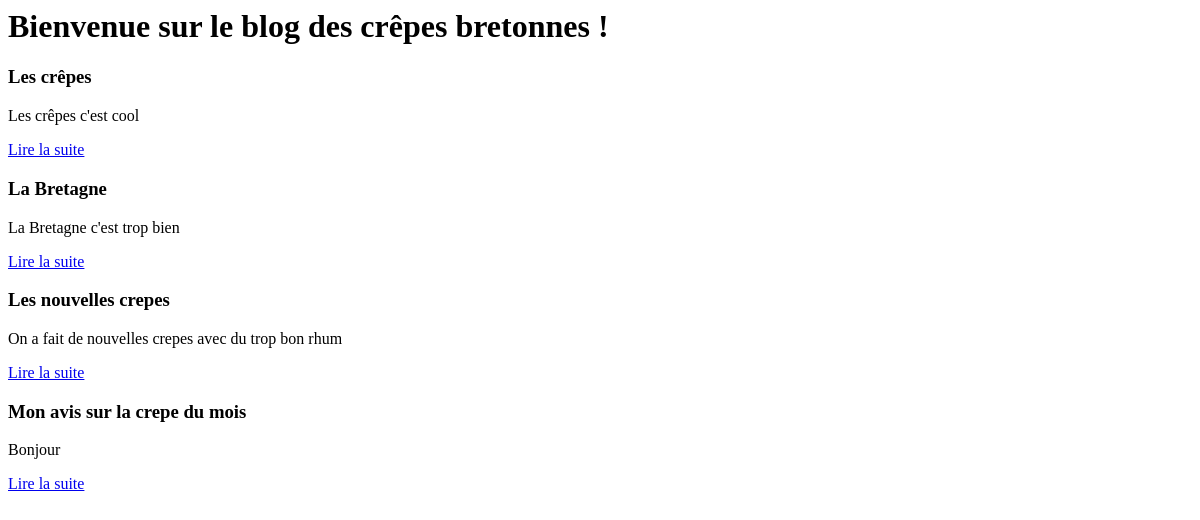
/blog/, run on an earlier commit of the app's database.
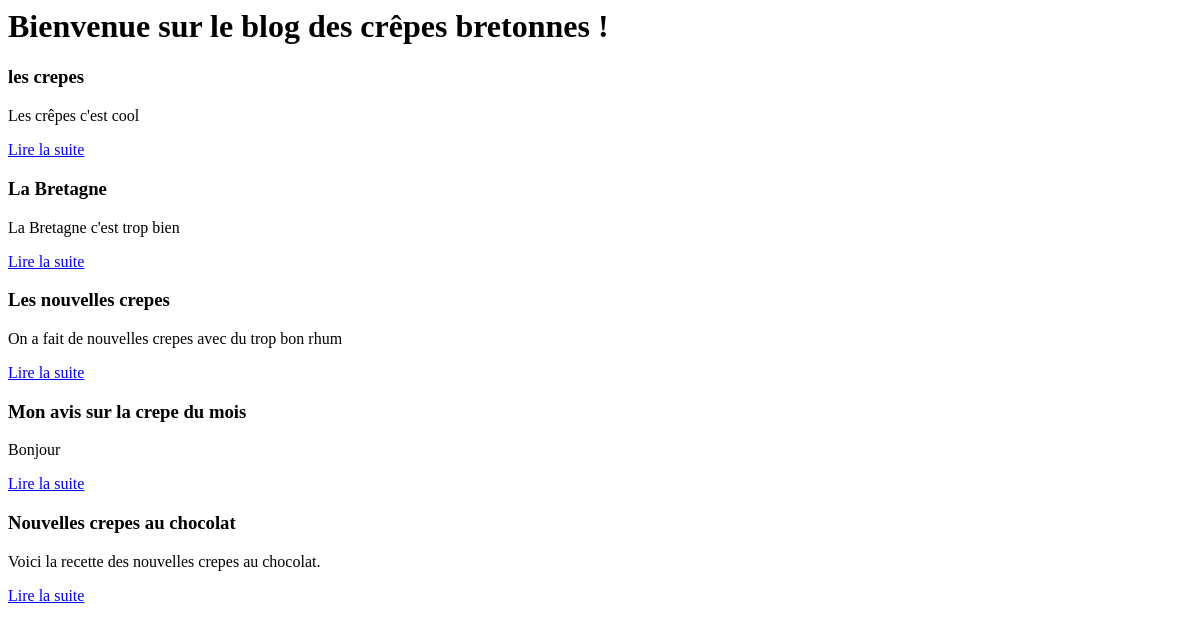
And on a later commit of the database.
### blog/models.py (models this page shows, shortened)
class Article(models.Model):
    titre = models.CharField(max_length=100)
    slug = models.SlugField(max_length=100)
    auteur = models.CharField(max_length=42)
    contenu = models.TextField(null=True)
    date = models.DateTimeField(default=timezone.now,
                                verbose_name="Date de parution")
    categorie = models.ForeignKey('Categorie', on_delete=models.CASCADE)
    class Meta:
        verbose_name = "article"
        ordering = ['date']

### blog/views.py (the view)
# urls.py: path('', views.accueil, name='accueil'),
def accueil(request):
    articles = Article.objects.all() # Nous sélectionnons tous nos articles
    return render(request, 'blog/accueil.html', {'derniers_articles': articles})

### blog/templates/blog/accueil.html
<h1>Bienvenue sur le blog des crêpes bretonnes !</h1>
{% for article in derniers_articles %}
    <div class="article">
    	<h3>{{ article.titre }}</h3>
    	<p>{{ article.contenu|truncatewords_html:80 }}</p>
        <p><a href="{% url 'lire' id=article.id slug=article.slug %}">Lire la suite</a>
    </div>
{% empty %}
    <p>Aucun article.</p>
{% endfor %}

What changed in the data, as far as the page shows it:
changed Article "Les crêpes c'est cool": titre "Les crêpes" → "les crepes"
added Article: titre "Nouvelles crepes au chocolat", contenu "Voici la recette des nouvelles crepes au chocolat."
